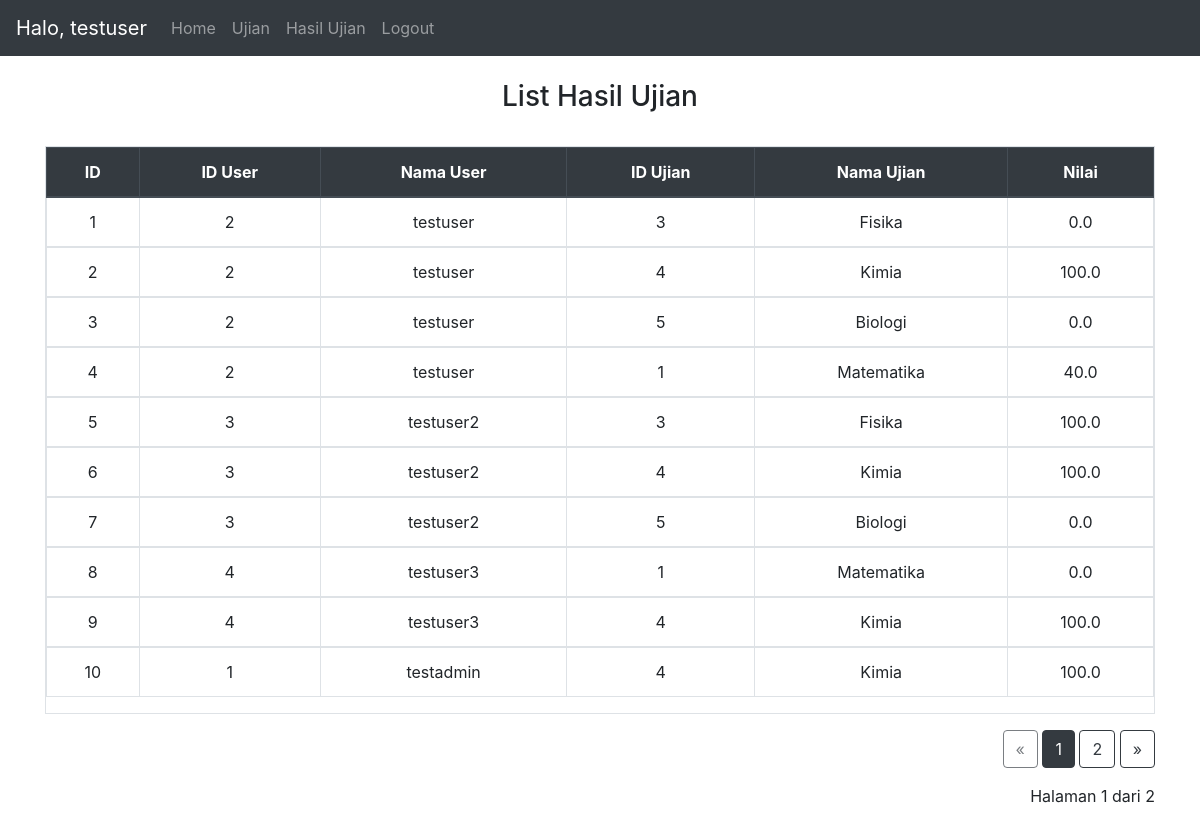
Page /list_result/1 (signed in) on the committed database.
### website/models.py (models this page shows)
class User(db.Model, UserMixin):
    id = db.Column(db.Integer, primary_key=True)
    email = db.Column(db.String(150), unique=True)
    password = db.Column(db.String(150))
    name = db.Column(db.String(150))
    type = db.Column(db.String(150))
    notes = db.relationship('Note')
    results = db.relationship('Result')
    useranswer = db.relationship('UserAnswer')

class Result(db.Model):
    id = db.Column(db.Integer, primary_key=True)
    user_id = db.Column(db.Integer, db.ForeignKey('user.id'))
    user_name = db.Column(db.String(150))
    exam_id = db.Column(db.Integer, db.ForeignKey('exam.id'))
    exam_name = db.Column(db.String(150))
    grade = db.Column(db.Float)

### website/views.py (the view)
@views.route('/list_result/<page>', methods=['GET','POST'])
@login_required
def list_result(page):
    db_result = Result.query.paginate(page=int(page), per_page=10)
    return render_template("list_result.html", user=current_user, results=db_result)

### website/__init__.py (called while the page is built)
def create_app():
    app = Flask(__name__)
    app.config['SECRET_KEY'] = 'secret key'
    app.config['SQLALCHEMY_DATABASE_URI'] = f'sqlite:///{DB_NAME}'
    db.init_app(app)
    from .views import views
    from .auth import auth
    app.register_blueprint(views, url_prefix='/')
    app.register_blueprint(auth, url_prefix='/')
    from .models import User, Note, Exam, Result, Question,UserAnswer #,Class
    with app.app_context():
        db.create_all()
    login_manager = LoginManager()
    login_manager.login_view = 'auth.login'
    login_manager.init_app(app)
    @login_manager.user_loader
    def load_user(id):
        return User.query.get(int(id))
    return app

### website/templates/list_result.html
{% extends "base.html" %} {% block title %}List Hasil Ujian{% endblock %} {% block
    content %}
    <br>
    <h3 align="center">List Hasil Ujian</h3>
    <br>
    <div class="table table-responsive table-hover table-bordered">
      <table class="table">
        <thead class="text-center thead-dark">
          <tr>
            <th>ID</th>
            <th>ID User</th>
            <th>Nama User</th>
            <th>ID Ujian</th>
            <th>Nama Ujian</th>
            <th>Nilai</th>
          </tr>
        </thead>
        {% for result in results %}
        <tbody class="text-center">
          <td>{{result.id}}</td>
          <td>{{result.user_id}}</td>
          <td>{{result.user_name}}</td>
          <td>{{result.exam_id}}</td>
          <td>{{result.exam_name}}</td>
          <td>{{result.grade}}</td>
        </tbody>
        {% endfor %}
      </table>
    </div>
    <div class="text-right">
      <a href="{{results.prev_num}}" class="btn btn-outline-dark {% if results.page == 1 %}disabled{% endif %}">&laquo;</a>
      {% for number in results.iter_pages(left_edge=1, right_edge=1, left_current=1, right_current=2) %}
        {% if number %}
          {% if results.page != number %}
            <span>
              <a class="btn btn-outline-dark"
                  href="{{number}}">
              {{number}}
              </a>
            </span>
          {% else %}
              <span class="btn btn-dark">{{number}}</span>
          {% endif %}
        {% else %}
        ...
        {% endif %}
      {% endfor %}
      <a href="{{results.next_num}}" class="btn btn-outline-dark {% if results.page == results.pages %}disabled{% endif %}">&raquo;</a>
      <p class="text-right mt-3">
        Halaman {{ results.page }} dari {{ results.pages }}
      </p>
    </div>
    {% endblock %}

### website/templates/base.html (shortened to what this page needs)
<!DOCTYPE html>
<html>
  <head>
    <link
      rel="stylesheet"
      href="https://stackpath.bootstrapcdn.com/bootstrap/4.4.1/css/bootstrap.min.css"
    />
    <link
      rel="stylesheet"
      href="https://stackpath.bootstrapcdn.com/font-awesome/4.7.0/css/font-awesome.min.css"
    />
  </head>
  <body>
    <nav class="navbar navbar-expand-lg navbar-dark bg-dark">
      <div class="collapse navbar-collapse" id="navbar">
        <div class="navbar-nav">
          {% if user.is_authenticated %}
          <span class="navbar-brand">
            Halo, {{user.name}}
          </span>
          <a class="nav-item nav-link" id="home" href="/">Home</a>
          <a class="nav-item nav-link" id="exam" href="/insert_token">Ujian</a>
          <a class="nav-item nav-link" id="exam" href="/result/1">Hasil Ujian</a>
          <a class="nav-item nav-link" id="logout" href="/logout">Logout</a>
          {% else %}
          <a class="nav-item nav-link" id="login" href="/login">Login</a>
          {% endif %}
        </div>
      </div>
    </nav>
    <div id="content" class="container">{% block content %} {% endblock %}</div>
  <br>
  </body>
</html>

### rows in the picture
User: name "testuser"
Result: id "1", user_id "2", user_name "testuser", exam_id "3", exam_name "Fisika", grade "0.0"
Result: id "2", user_id "2", user_name "testuser", exam_id "4", exam_name "Kimia", grade "100.0"
Result: id "3", user_id "2", user_name "testuser", exam_id "5", exam_name "Biologi", grade "0.0"
Result: id "4", user_id "2", user_name "testuser", exam_id "1", exam_name "Matematika", grade "40.0"
Result: id "5", user_id "3", user_name "testuser2", exam_id "3", exam_name "Fisika", grade "100.0"
Result: id "6", user_id "3", user_name "testuser2", exam_id "4", exam_name "Kimia", grade "100.0"
Result: id "7", user_id "3", user_name "testuser2", exam_id "5", exam_name "Biologi", grade "0.0"
Result: id "8", user_id "4", user_name "testuser3", exam_id "1", exam_name "Matematika", grade "0.0"
Result: id "9", user_id "4", user_name "testuser3", exam_id "4", exam_name "Kimia", grade "100.0"
Result: id "10", user_id "1", user_name "testadmin", exam_id "4", exam_name "Kimia", grade "100.0"

### other values in the picture
{{ number }} "1"
{{ number }} "2"
{{ results.page }} "1"
{{ results.pages }} "2"
